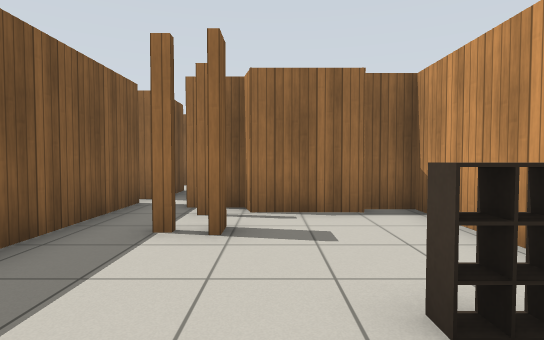
View 1 (above)

13 first-person views from a walk through a robot-simulator world made for Gazebo. The camera is 0.94 m above the floor, tilts 2° down and sees 80° across. Floor lines are 1 m apart. The floor is counted in squares, 1 m on a side. Each view is taken from the middle of a square. On the plan, view 1 faces up. The plan holds only what a view shows up to about 12 squares ahead; the rest is blank. Simple patterns stand in for the simulator's built-in surfaces.

View 2
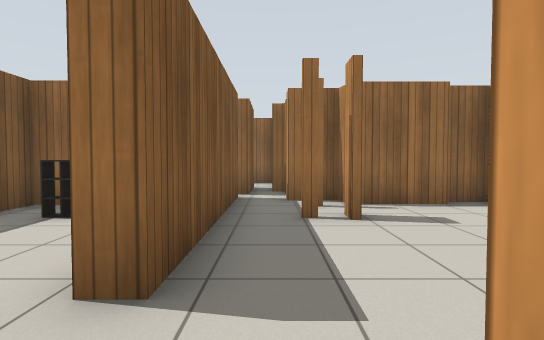

View 3
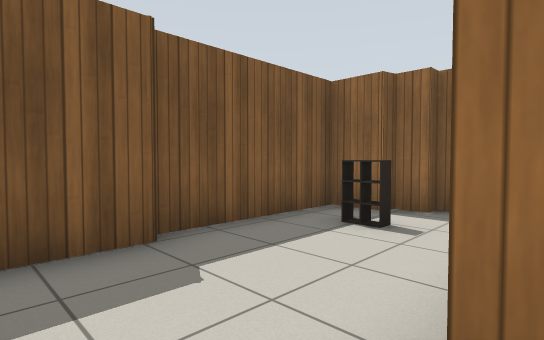

View 4
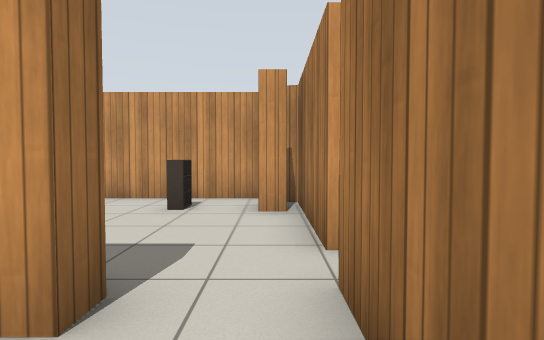

View 5
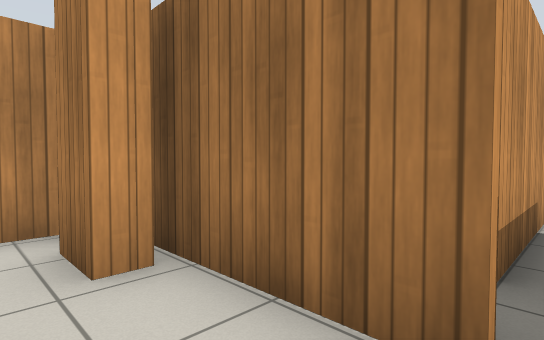

View 6
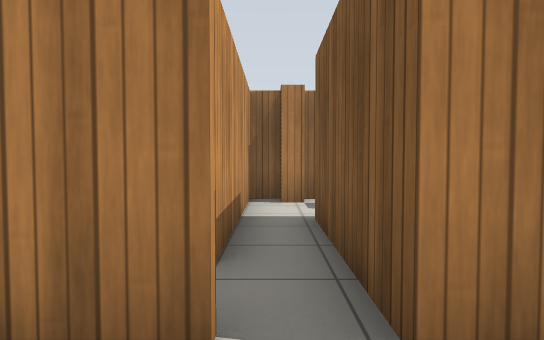

View 7
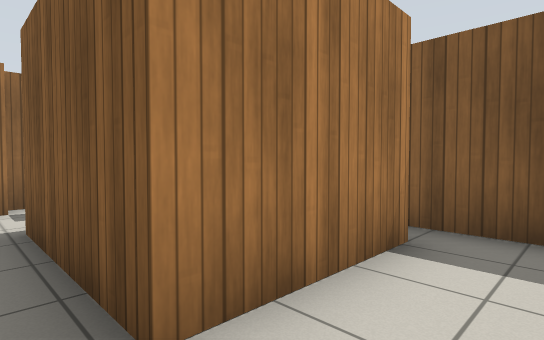

View 8
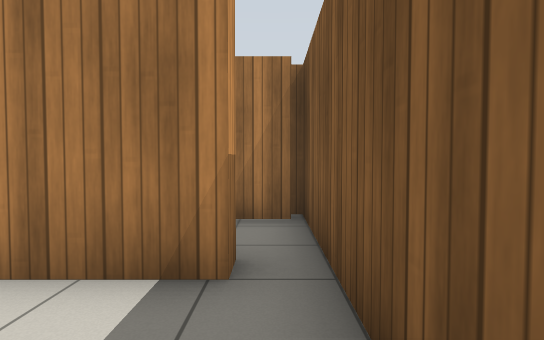

View 9
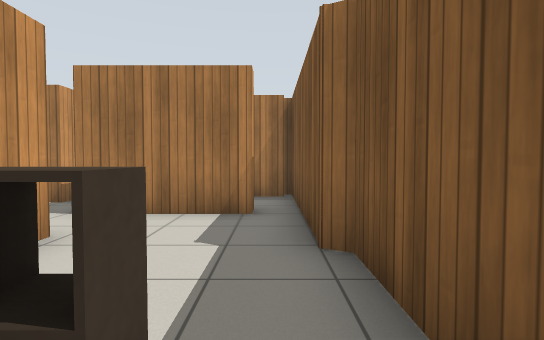

View 10
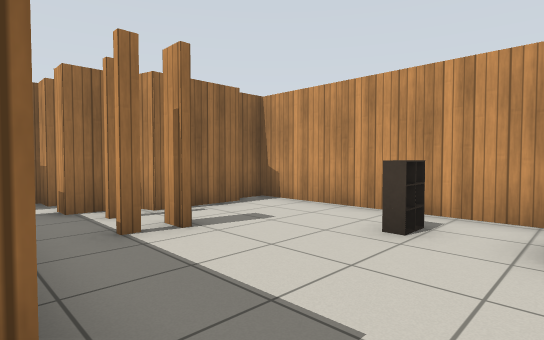

View 11
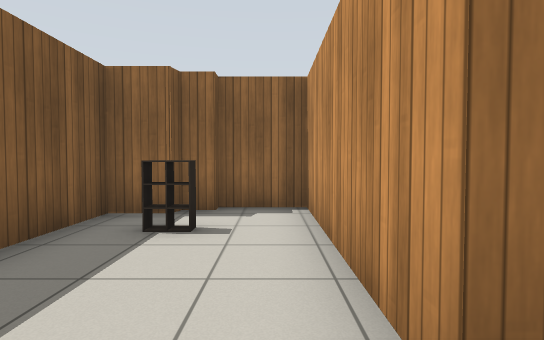

View 12
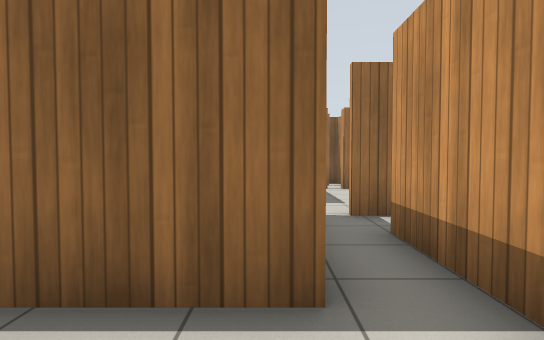

View 13
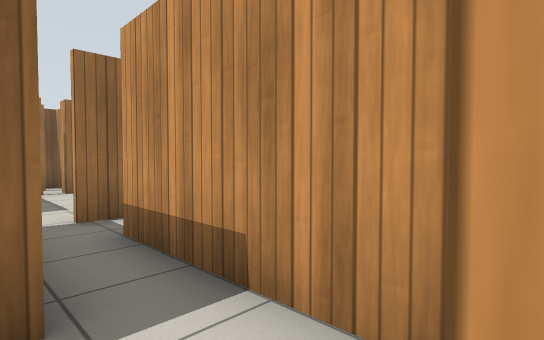

### Floor plan
Ten units are one square. View 1 is at (0, 0); x grows to the right and y downward. Boxes are objects, and circles mark ways between rooms. Rooms are numbered by the first view taken in them; rooms with no view inside come last. Other rooms are left out.
<svg viewBox="-73 -100 105 170">
<path fill="none" stroke="#000" d="M-8 -39 -8 -45M-6 -45 -6 -39M16 -56 -4 -56 -5 -62 -17 -62M-15 -61 -15 -68M7 4 7 -2 17 -2M-17 5 20 5M27 0 27 -60 16 -60M-27 -69 -27 -11M-15 -75 -15 -83M-27 -95 -27 -75M12 -15 12 -20M15 -15 15 -20M16 -16 9 -16 9 -20M-10 7 -17 7M-27 5 -27 40M-15 46 -15 19M-27 -11 -33 -11 -33 -62 -51 -62M-57 5 -27 5M-50 -60 -56 -60 -57 -56 -68 -56 -68 -18 -65 -16 -65 6M-50 -45 -50 -41 -57 -41 -57 -45M-53 -45 -53 -40M-56 -45 -56 -40M-27 59 -21 59M-22 65 -15 65 -15 46M-27 40 -48 40"/>
<circle cx="-20" cy="10" r="3" fill="#2a7"/>
<circle cx="-30" cy="-5" r="3" fill="#2a7"/>
<circle cx="-20" cy="50" r="3" fill="#2a7"/>
<text x="0" y="-30">1</text>
<text x="-20" y="20">2</text>
<text x="-50" y="-20">3</text>
<text x="-40" y="60">4</text>
</svg>
Room 1 opens to room 2. Room 1 opens to room 3. Room 2 opens to room 4.

Where each view was taken, in squares from view 1:
view 1: 0 up, 0 right, facing up
view 2: 1 down, 2 left, facing up
view 3: 0 up, 3 left, facing up-left
view 4: 0 up, 5 left, facing right
view 5: 1 up, 2 left, facing down-right
view 6: 1 up, 2 left, facing down
view 7: 1 up, 2 left, facing down-left
view 8: 2 up, 6 left, facing down
view 9: 5 up, 6 left, facing down
view 10: 0 up, 3 left, facing up-right
view 11: 0 up, 4 left, facing up
view 12: 6 down, 3 left, facing up
view 13: 6 down, 3 left, facing up-right
